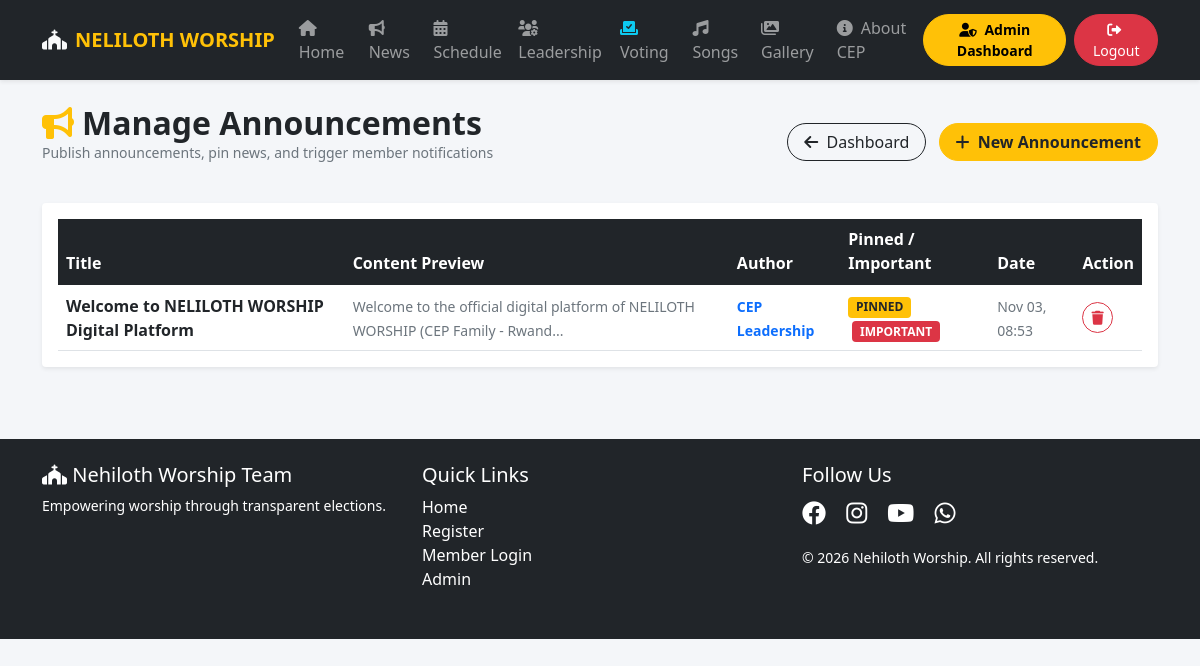
/admin/manage_announcements.php (signed in), run on the app's committed database.
### tables this page shows
CREATE TABLE IF NOT EXISTS announcements (
    id INT PRIMARY KEY AUTO_INCREMENT,
    title VARCHAR(255) NOT NULL,
    content TEXT NOT NULL,
    author_name VARCHAR(100) DEFAULT 'NELILOTH Leadership',
    image_url VARCHAR(255) NULL,
    is_pinned BOOLEAN DEFAULT FALSE,
    is_important BOOLEAN DEFAULT FALSE,
    created_at TIMESTAMP DEFAULT CURRENT_TIMESTAMP
);

### admin/manage_announcements.php (the view, shortened to what this page needs)
<?php
require_once "../config/functions.php";
$announcements = $pdo->query("SELECT * FROM announcements ORDER BY is_pinned DESC, created_at DESC")->fetchAll();
?>
<!DOCTYPE html>
<html lang="en">
<head>
    <link href="https://cdn.jsdelivr.net/npm/bootstrap@5.1.3/dist/css/bootstrap.min.css" rel="stylesheet">
    <link rel="stylesheet" href="https://cdnjs.cloudflare.com/ajax/libs/font-awesome/6.0.0/css/all.min.css">
</head>
<body>
<?php include "../navbar.php"; ?>
<div class="container py-4">
    <div class="d-flex justify-content-between align-items-center mb-4">
        <div>
            <h2 class="fw-bold text-dark mb-0"><i class="fas fa-bullhorn text-warning me-2"></i>Manage Announcements</h2>
            <p class="text-muted small">Publish announcements, pin news, and trigger member notifications</p>
        </div>
        <div>
            <a href="dashboard.php" class="btn btn-outline-dark rounded-pill px-3"><i class="fas fa-arrow-left me-1"></i> Dashboard</a>
            <button class="btn btn-warning text-dark rounded-pill px-3 ms-2 fw-bold" data-bs-toggle="modal" data-bs-target="#addNewsModal">
                <i class="fas fa-plus me-1"></i> New Announcement
            </button>
        </div>
    </div>
    <div class="card border-0 shadow-sm rounded-4 bg-white p-3">
        <div class="table-responsive">
            <table class="table table-hover align-middle mb-0">
                <thead class="table-dark">
                    <tr>
                        <th>Title</th>
                        <th>Content Preview</th>
                        <th>Author</th>
                        <th>Pinned / Important</th>
                        <th>Date</th>
                        <th>Action</th>
                    </tr>
                </thead>
                <tbody>
                    <?php foreach ($announcements as $a): ?>
                        <tr>
                            <td><strong class="text-dark"><?php echo htmlspecialchars($a['title']); ?></strong></td>
                            <td><small class="text-muted"><?php echo htmlspecialchars(substr($a['content'], 0, 80)) . '...'; ?></small></td>
                            <td><small class="text-primary fw-bold"><?php echo htmlspecialchars($a['author_name']); ?></small></td>
                            <td>
                                <?php if ($a['is_pinned']): ?><span class="badge bg-warning text-dark">PINNED</span><?php endif; ?>
                                <?php if ($a['is_important']): ?><span class="badge bg-danger ms-1">IMPORTANT</span><?php endif; ?>
                            </td>
                            <td><small class="text-muted"><?php echo date('M d, H:i', strtotime($a['created_at'])); ?></small></td>
                            <td>
                                <a href="manage_announcements.php?delete=<?php echo $a['id']; ?>" class="btn btn-sm btn-outline-danger rounded-pill" onclick="return confirm('Delete announcement?');">
                                    <i class="fas fa-trash"></i>
                                </a>
                            </td>
                        </tr>
                    <?php endforeach; ?>
                </tbody>
            </table>
        </div>
    </div>
</div>
<?php include "../footer.php"; ?>
</body>
</html>

### admin/manage_announcements.php (style rules this page uses)
body { background:#f4f6f9;min-height:100vh; }

### data on the page
announcements: title "Welcome to NELILOTH WORSHIP Digital Platform", content "Welcome to the official digital platform of NELILOTH WORSHIP (CEP Family - Rwand", author_name "CEP Leadership", is_pinned "PINNED", is_important "IMPORTANT", created_at "Nov 03, 08:53"
